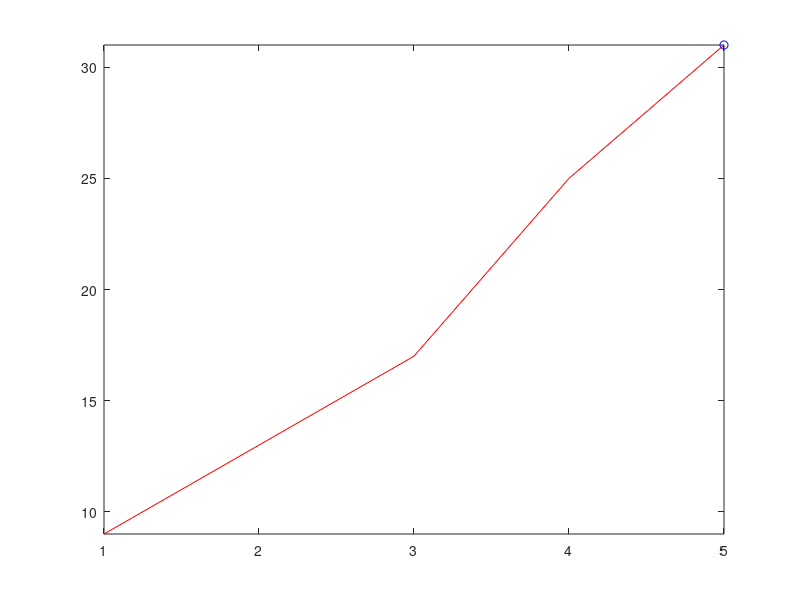

Write MATLAB code to recreate this figure.
%Poisson Process animation
%resembles Devil's staircase
prompt1= 'Enter Number of Steps, M: '
prompt2= 'Enter value (postive real number) for lambda: '
M = input(prompt1)
lambda = input(prompt2)
if lambda < 0;
    errorMsg = 'Lambda must be positive real valued, Please input appropriate value';
    error(errorMsg)
end
%% Example Inputs Values
%M=1000; %steps
%lambda=0.04; 
%%

S=0; 
T=0; % T is a growing vector of arrival times
while S<=M; % Loop ends when arrival time S exceeds M
Y=-1/lambda * log(rand); % Exponential interarrival time
S=S+Y; % new arrival time
T=[T S]; % vector of arrival times extends
end; % by one element
N=length(T); % generated number of arrivals
X=zeros(M,1); % initialize the Poisson process
for t=1:M;
X(t)=sum(T<=t); % X(t) is the number of arrivals
end; % by the time t
comet(X); % Animation of the generated process!
